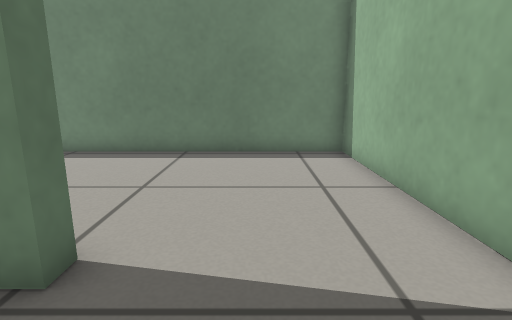
[1] (above)

18 first-person views from a walk through a robot-simulator world made for Gazebo. The camera is 0.5 m above the floor, tilts 12° down and sees 80° across. The floor is counted in squares, 0.25 m on a side. Each view is taken from the middle of a square. On the plan, view 1 faces up. The plan holds only what a view shows up to about 17 squares ahead; the rest is blank.

[2]
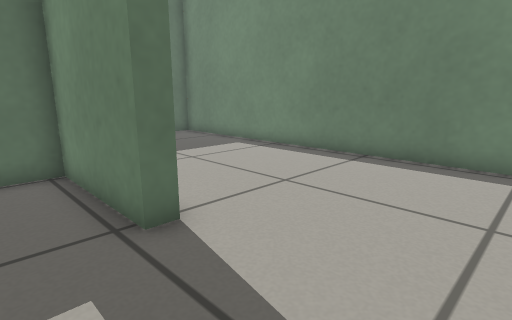

[3]
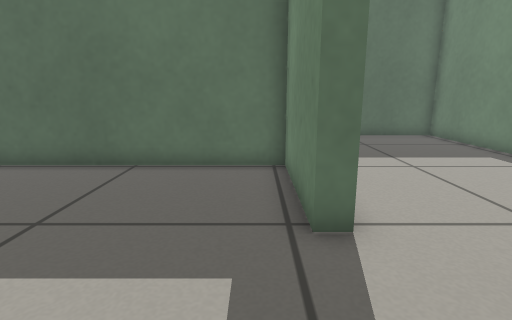

[4]
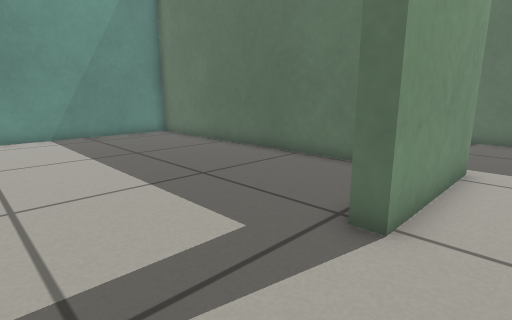

[5]
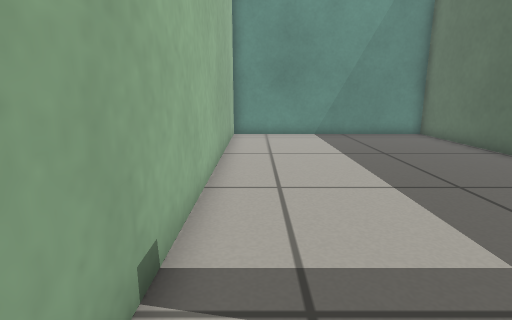

[6]
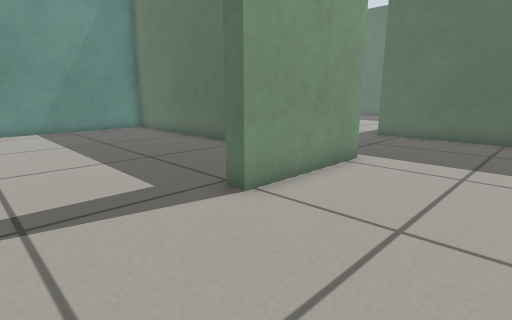

[7]
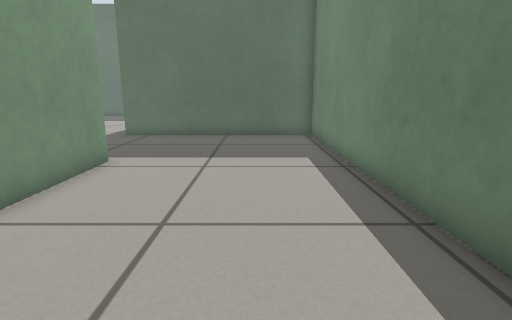

[8]
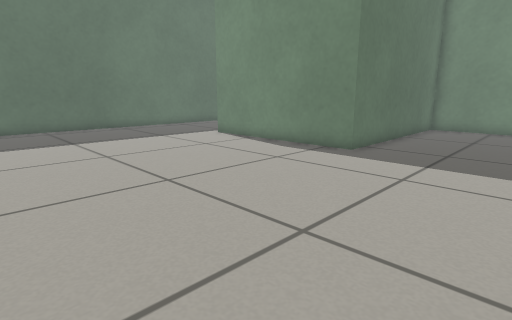

[9]
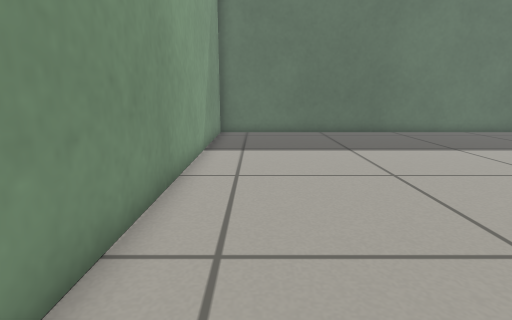

[10]
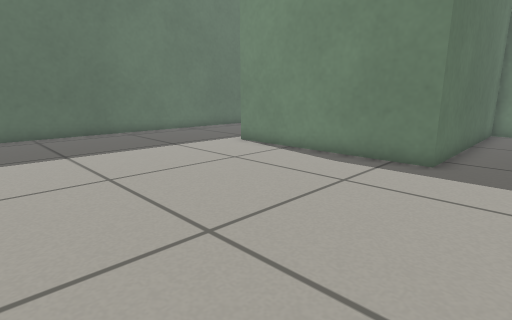

[11]
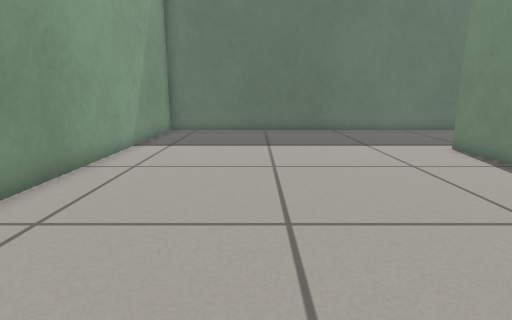

[12]
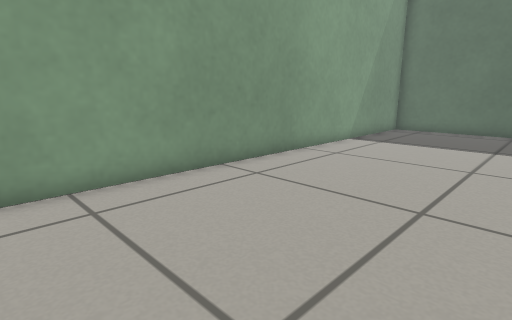

[13]
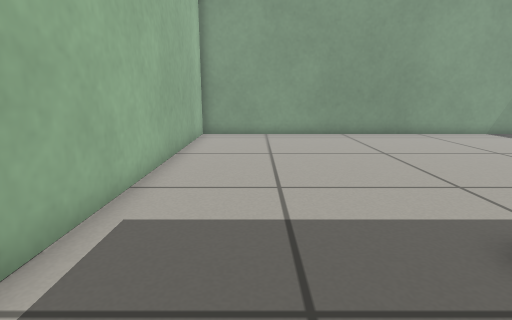

[14]
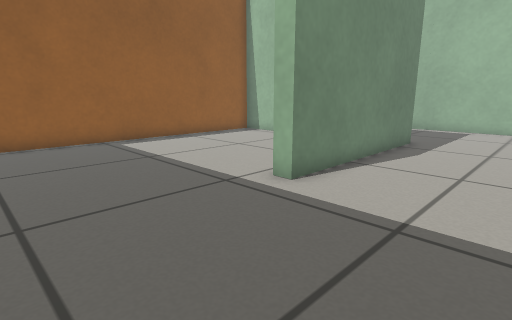

[15]
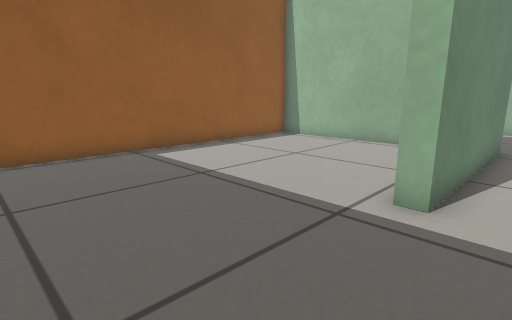

[16]
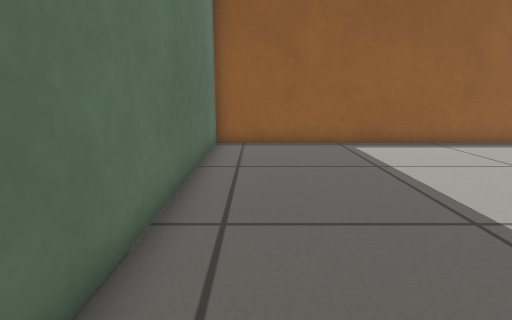

[17]
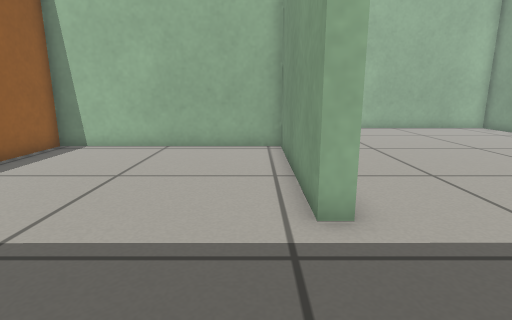

[18]
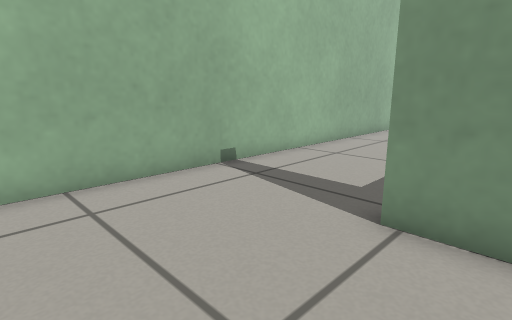

### Floor plan
Ten units are one square. View 1 is at (0, 0); x grows to the right and y downward. Boxes are objects, and circles mark ways between rooms. Rooms are numbered by the first view taken in them; rooms with no view inside come last. Other rooms are left out.
<svg viewBox="-282 -114 319 228">
<path fill="none" stroke="#000" d="M-22 -34 -22 -28 -66 -28 -66 109 32 109 31 -35M-72 -34 -22 -34M31 -35 31 -109 -134 -108 -134 -34M-134 -34 -134 -14 -214 -14 -214 -20M-277 -26 -276 109 -72 109 -72 -25M-214 -20 -140 -20 -140 -108 -277 -108 -277 -26"/>
<circle cx="0" cy="-30" r="3" fill="#2a7"/>
<circle cx="-105" cy="-25" r="3" fill="#2a7"/>
<circle cx="-245" cy="-20" r="3" fill="#2a7"/>
<text x="-20" y="40">1</text>
<text x="-60" y="-70">2</text>
<text x="-170" y="40">3</text>
<text x="-210" y="-70">4</text>
</svg>
Room 1 opens to room 2. Room 2 opens to room 3. Room 3 opens to room 4.

Where each view was taken, in squares from view 1:
view 1: 0 up, 0 right, facing up
view 2: 1 up, 2 right, facing up-left
view 3: 2 up, 2 right, facing left
view 4: 5 up, 2 right, facing down-left
view 5: 5 up, 2 right, facing down
view 6: 8 up, 2 right, facing down-left
view 7: 8 up, 2 right, facing left
view 8: 9 down, 8 left, facing up-left
view 9: 9 down, 11 left, facing left
view 10: 8 down, 11 left, facing up-left
view 11: 6 down, 10 left, facing left
view 12: 4 down, 9 left, facing down-left
view 13: 5 up, 10 left, facing down
view 14: 3 down, 27 left, facing up-right
view 15: 0 up, 27 left, facing up-right
view 16: 2 down, 26 left, facing up
view 17: 3 up, 26 left, facing right
view 18: 8 up, 4 left, facing down-right
